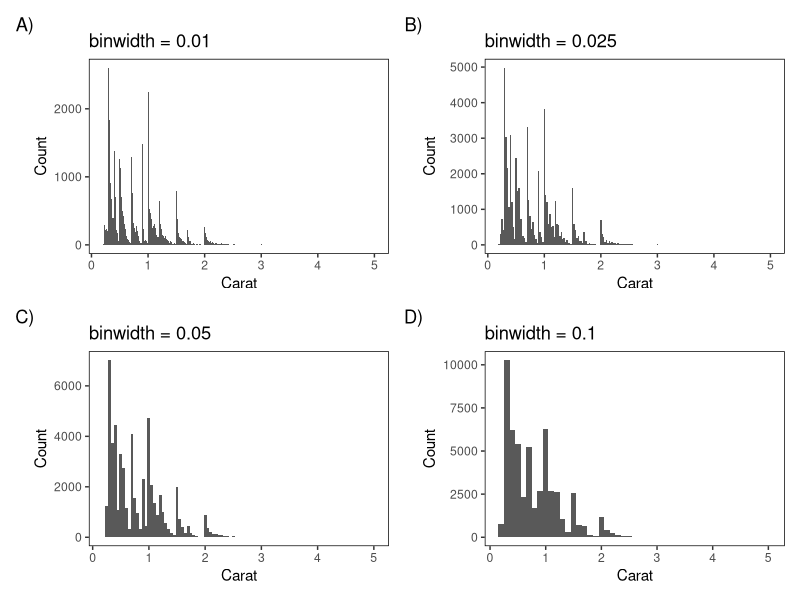
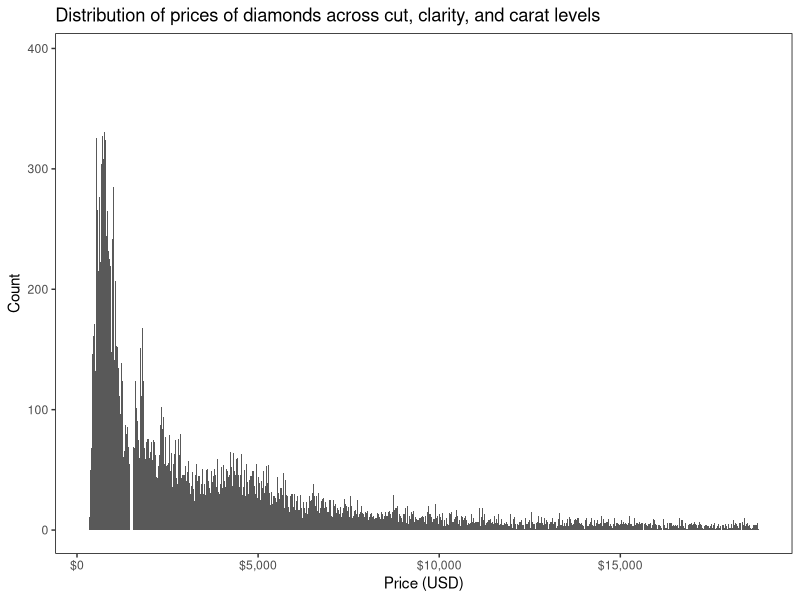
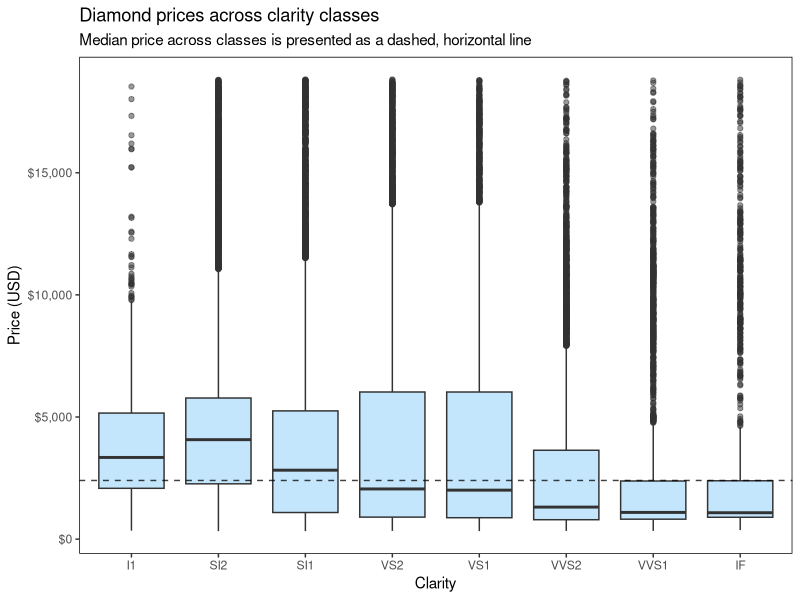
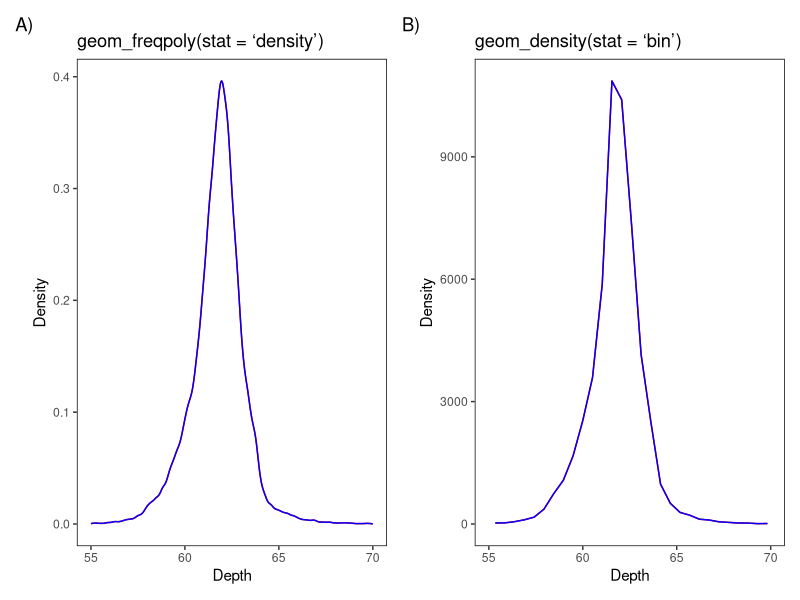

Generate these figures, in order, with R:
## ---- chunk 1
knitr::opts_chunk$set(echo = FALSE, warning = FALSE, message = FALSE)
## ---- chunk 2
# Libraries
library(tidyverse)
library(ggtext)
library(patchwork)
library(ggbeeswarm)
library(scales)

# ggplot2 theme
my_theme <- theme(
  panel.background = element_rect(fill = "white", color = "black"),
  panel.grid = element_blank(),
  axis.title = element_markdown(),
  plot.title = element_markdown(),
  plot.subtitle = element_markdown()
)
## ---- chunk 3
all_plots <- c(0.01, 0.025, 0.05, 0.1) %>% 
  lapply(function(x) diamonds %>% 
           ggplot(aes(carat)) + 
           geom_histogram(binwidth = x) + 
           my_theme + 
           labs(x = "Carat", 
                y = "Count", 
                title = paste("binwidth = ", x, sep = "")))

wrap_plots(all_plots) +
  plot_annotation(tag_levels = "A", tag_suffix = ")")
## ---- chunk 4
diamonds %>% 
  ggplot(aes(price)) +
  geom_histogram(binwidth = 10) + 
  labs(x = "Price (USD)", 
       y = "Count", 
       title = "Distribution of prices of diamonds across cut, clarity, and carat levels") + 
  my_theme + 
  scale_x_continuous(labels = label_dollar())
## ---- chunk 5
diamonds %>% 
  ggplot(aes(clarity, price)) +
  geom_boxplot(fill = "lightskyblue",
               alpha = 0.5) + 
  geom_hline(yintercept = median(diamonds$price), 
             linetype = "dashed", 
             alpha = 0.75) +
  labs(x = "Clarity", 
       y = "Price (USD)", 
       title = "Diamond prices across clarity classes", 
       subtitle = "Median price across classes is presented as a dashed, horizontal line") + 
  my_theme + 
  scale_y_continuous(labels = label_dollar())
## ---- chunk 6
p1 <- diamonds %>% 
  ggplot(aes(depth)) + 
  geom_freqpoly(stat = "density", color = "red") + 
  geom_density(color = "blue") + 
  labs(x = "Depth", 
       y = "Density", 
       title = "geom_freqpoly(stat = 'density')") + 
  my_theme + 
  xlim(55, 70)

p2 <- diamonds %>% 
  ggplot(aes(depth)) +
  geom_freqpoly(color = "red") + 
  geom_density(stat = "bin", color = "blue") + 
  labs(x = "Depth", 
       y = "Density", 
       title = "geom_density(stat = 'bin')") + 
  my_theme + 
  xlim(55, 70)

p1 + p2 + 
  plot_annotation(tag_levels = "A", tag_suffix = ")")
